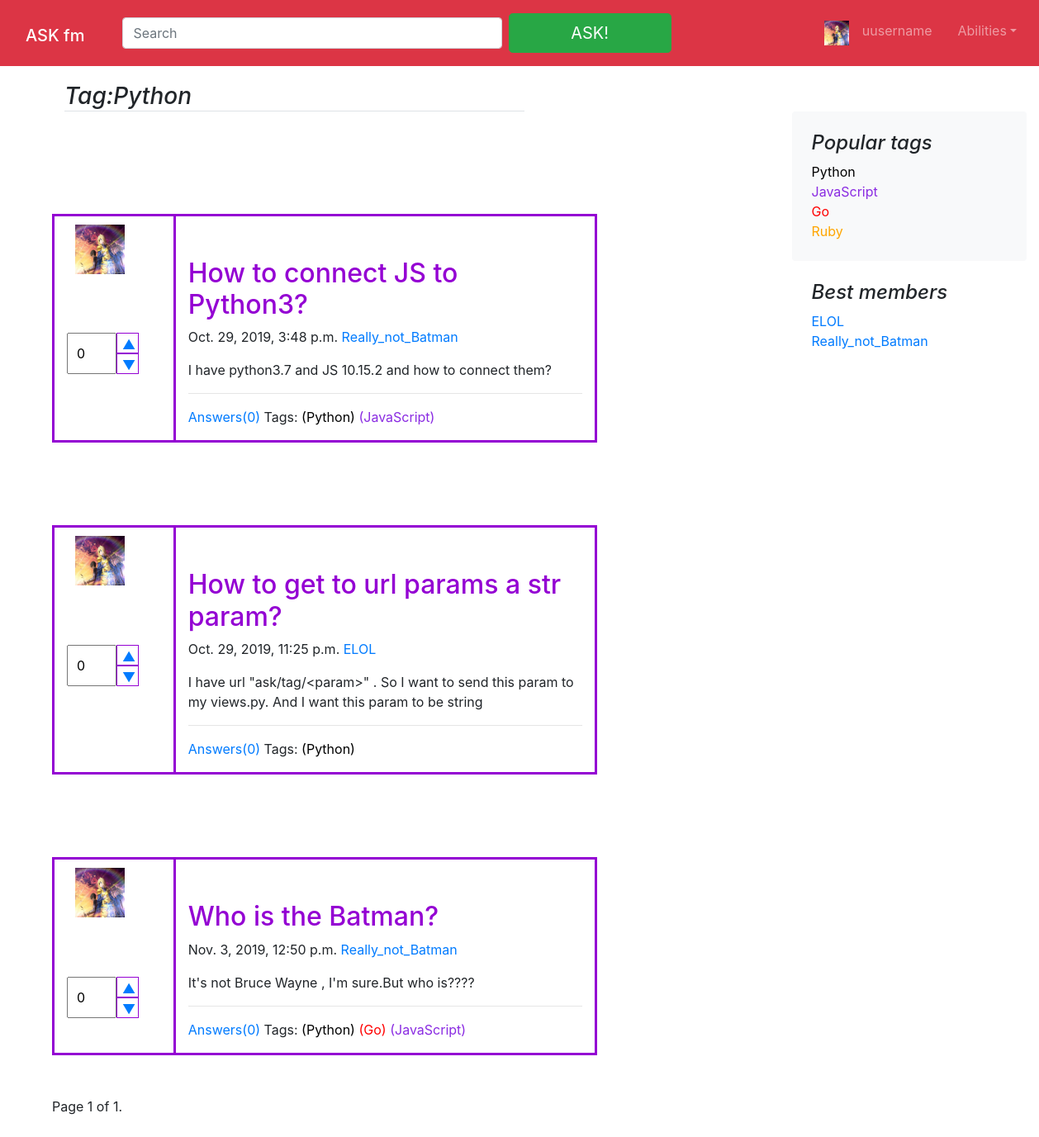
The app's page /tag/Python/ with its own data.
### ask/models.py (models this page shows, shortened)
class Tag(models.Model):
    name = models.CharField(max_length=15)
    color = models.CharField(max_length=15)
    object1 = TagManager
    class Meta:
        verbose_name = 'Тег'
        verbose_name_plural = 'Теги'

class Author(models.Model):
    user = models.OneToOneField(User, on_delete=models.CASCADE)
    nickname = models.CharField(max_length=255)
    birth_date = models.DateField(null=True, blank=True)
    def __str__(self):
        return self.nickname
    class Meta:
        verbose_name = 'Автор'
        verbose_name_plural = 'Авторы'

class Question(models.Model):
    title = models.CharField(max_length=255)
    text = models.TextField()
    author = models.ForeignKey(
        Author, on_delete=models.SET_NULL, null=True, blank=True)
    pub_date = models.DateTimeField('date published')
    rating = models.IntegerField(default=0)
    tags = models.ManyToManyField(Tag)
    object1 = QuestionManager
    class Meta:
        verbose_name = 'Вопрос'
        verbose_name_plural = 'Вопросы'

### ask/views.py (the view)
# urls.py: url(r'^tag/(?P<tag_name>\w+)/$', views.tag, name='tag'),
def tag(request, tag_name):
    q = Question.objects.filter(tags__name__contains=tag_name)
    paginator = Paginator(q, 3)  # Show 1 contacts per page
    page = request.GET.get('page')
    question_list = paginator.get_page(page)
    return render(
        request,
        'ask/tag.html', {
            'tag_name': tag_name,
            'tags': Tag.object1.besters(),
            'question_list': question_list,
            'users': Author.objects.all(),
        }
    )

### ask/models.py (called while the page is built)
    def besters():
        return Tag.objects.annotate(num_tags=Count('question')).order_by('-num_tags')

### ask/templates/ask/tag.html (shortened to what this page needs)
{% extends './base.html' %}
{% block content %}
  <main role="main" class="container-fluid m-5">
  <div class="row">
    <div class="col-md-8 col-sm-8 blog-main">
      <h3 class="mb-4 font-italic border-bottom">
      Tag:{{ tag_name }}
      </h3>
    </div>
{% for question in question_list %}
          <div class="container-fluid" style="margin-top: 0px">
              <div class="row">
      {% include "post.html" %}
              </div>
          </div>
{% endfor %}
      {% include "paginator.html" %}
  </div>
</main>
{% endblock %}

### ask/templates/ask/base.html (shortened to what this page needs)
{% load static %}
<!doctype html>
<html lang="en">
  <head>
    <link rel="stylesheet" href="{% static 'css/bootstrap.min.css' %}">
  </head>
  <body>
  <nav class="navbar navbar-expand-lg fixed-top navbar-dark bg-danger" style="margin-bottom: 1%">
    <h1><a class="navbar-brand col-3 col-sm-4 col-md-10" href="{% url 'ask:index' %}">ASK fm</a></h1>
    <form class="form-inline col-5 col-sm-5 col-md-5 col-lg-8 mr-sm-4 my-4 my-lg-2">
      <input class="form-control col-6 col-sm-5 col-md-7 mr-sm-2" type="text" placeholder="Search" aria-label="Search">
      <button class="btn btn-success btn-lg col-6 col-sm-5 col-md-3" href="{% url 'ask:ask' %}" type="submit">
        <a style="color: white" href="{% url 'ask:ask' %}">ASK!</a>
      </button>
    </form>
  <div class="col-3 col-sm-3 navbar-collapse offcanvas-collapse" id="navbarsExampleDefault">
    <ul class="navbar-nav mr-auto col-5">
      <li class="nav-item">
        <a class="nav-link" href="#"><img src="/static/img/fffzRA7cwYA.jpg" width="30" height="30"></a>
      </li>
      {% if user.is_authenticated %}
      <li class="nav-item">
        <a class="nav-link col-sm-4"  href="{% url 'ask:settings' %}">{{user.author.nickname}}</a>
      </li>
      {% else %}
      <li class="nav-item">
        <a class="nav-link col-sm-4"  href="#">uusername</a>
      </li>
      {% endif%}
      <li class="nav-item dropdown col-sm-4 ">
        <a class="nav-link dropdown-toggle" href="#" id="dropdown01" data-toggle="dropdown" aria-haspopup="true" aria-expanded="false">
          Abilities</a>
      </li>
    </ul>
  </div>
</nav>
  <div class="col-3 blog-sidebar float-right" style="margin-top: 85px;min-height: 500px">
      <div class="p-4 mb-8 bg-light rounded">
        <h4 class="font-italic">Popular tags</h4>
        {% for tag in tags %}
        <a href="{% url 'ask:tag' tag.name %}" ><p class="mb-0" style="color: {{tag.color}}"> {{tag.name}}</p></a>
        {% endfor %}
      </div>
    <div>
      <div class="p-4">
        <h4 class="font-italic">Best members</h4>
        <ol class="list-unstyled mb-0">
          {% for user in users%}
          <li><a href="{% url 'ask:settings' %}">{{user.nickname}}</a></li>
          {%endfor%}
        </ol>
      </div>
    </div>
    </div>
{% block content %}
{% endblock %}
  </body>
</html>

### ask/templates/ask/post.html (shortened to what this page needs)
        <div class="col col-2" style="border: 3px solid;border-color:darkviolet ;border-right: none">
         <a class="blog-post" href="#"><img src="/static/img/fffzRA7cwYA.jpg" width="60" height="60" style="margin: 10px"></a><br>
           <div class="btn-group" style="margin-top: 10%">
              <div><input class="inputer" style="width: 60px" type="number" id={{question.id}} value={{question.rating}}></div>
          <div class="btn-group-vertical" style="margin-right: 50px">
             <button  onmouseover="this.style.backgroundColor='green'"; onmouseout="this.style.backgroundColor='white'" ;
                    style="height: 25px; width: 90%;" onclick="myFunction1({{question.id}})">
                 <a href="{% url 'ask:like' question.id 1 1 %}">▲</a></button>
            <button onmouseover="this.style.backgroundColor='red'"; onmouseout="this.style.backgroundColor='white'" ;
                    style="height: 25px; width: 90%;" onclick="myFunction2({{question.id}})">
                <a href="{% url 'ask:like' question.id 0 1 %}">▼</a></button>
          </div>
        </div>
        </div>
        <div class="col col-7" style="border: 3px solid;border-color:darkviolet">
        <div class="blog-post">
        <h2><a style="color: darkviolet" href="{% url 'ask:question' question.id %}">{{question.title}}</a></h2>
        <p class="blog-post-meta">{{question.pub_date}}
          <a href="{% url 'ask:settings' %}">{{question.author}}</a>
        </p>
            {{question.text}}
          <hr>
            <p> <a href="{% url 'ask:question' question.id %}">Answers({{question.answer_set.count}})</a> Tags:
                {% for tag in question.tags.all%}
                <a href="{% url 'ask:tag' tag.name %}" style="color: {{tag.color}} ">({{tag.name}})</a>
            {% endfor%}
            </p>
      </div>
</div>

### ask/templates/ask/base.html (style rules this page uses)
.btn-group input { padding: 10px 10px; height: 50px; width: 60px; }
.btn-group button { background-color: white; border: 1px solid darkviolet; color: black; cursor: pointer; }
.btn-group button:after { content: ""; clear: both; display: table; }
.btn-group:after { content: ""; clear: both; display: table; }
main div { margin-top: 50px; }

### records on screen
Tag: name "Python"
Tag: name "JavaScript"
Tag: name "Go"
Tag: name "Ruby"
Author: nickname "ELOL"
Author: nickname "Really_not_Batman"
Question: rating "0", title "How to connect JS to Python3?", pub_date "Oct. 29, 2019, 3:48 p.m.", author "Really_not_Batman", text "I have python3.7 and JS 10.15.2 and how to connect them?", answer_set.count "0"
Question: rating "0", title "How to get to url params a str param?", pub_date "Oct. 29, 2019, 11:25 p.m.", author "ELOL", text "I have url \"ask/tag/<param>\" . So I want to send this param to my views.py. And I want this param to be string", answer_set.count "0"
Question: rating "0", title "Who is the Batman?", pub_date "Nov. 3, 2019, 12:50 p.m.", author "Really_not_Batman", text "It's not Bruce Wayne , I'm sure.But who is????", answer_set.count "0"

### other values on screen
{{ question_list.number }} "1"
{{ question_list.paginator.num_pages }} "1"
